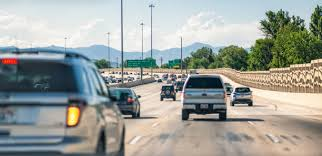
#> input picture img.jpg, 322 x 156 px
$ python Car_Pedestrian_Track.py
#> lines starting #> are read from the running program, lines starting #| are printed output that depends on the picture; after the words box and inside, x2 and y2 are one past the last pixel; in counts of white or black regions, pixels touching at a corner belong together
import cv2

# Our image
img_file = 'img.jpg'

#Our pre-trained car classifier
classifier_file = 'car_detector.xml'


# create opencv image
img = cv2.imread(img_file)
#> img is the input picture: shape (156, 322, 3); mean B, G, R 155.2, 161.1, 157

# convert to grayscale (needed for haar cascade)
black_n_white = cv2.cvtColor(img, cv2.COLOR_BGR2GRAY)
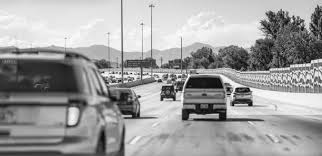
#> black_n_white: shape (156, 322); min 1, max 255, mean 159.2


# create classifier
car_tracker = cv2.CascadeClassifier(classifier_file)

# detect cars
cars = car_tracker.detectMultiScale(black_n_white)
#> cars = [[190, 105, 23, 23], [223, 78, 39, 39], [178, 53, 48, 48]]


# Draw rectangle around the cars
for (x, y, w, h) in cars:
    cv2.rectangle(img, (x, y), (x+w, y+h), (0, 0, 255), 2)
#> this loop made 3 passes
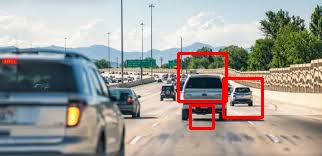
#> img: shape (156, 322, 3); 2.57% of pixels changed, all inside (x1, y1, x2, y2) = (177, 52, 264, 130)

# Display the image with the faces spotted
cv2.imshow('Clever Programmer Car Detector', img)

# Dont autoclose (Wait here in the code and listen for a key press)
cv2.waitKey()

print("Code Completed")

$ run again, with men.jpg copied over img.jpg
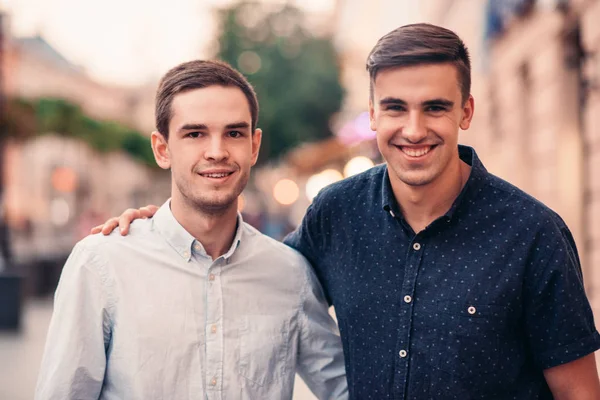
#> input picture men.jpg, 600 x 400 px
#> img is the input picture: shape (400, 600, 3); mean B, G, R 130.7, 133.7, 151.8
#> `black_n_white = cv2.cvtColor(img, cv2.COLOR_BGR2GRAY)`:
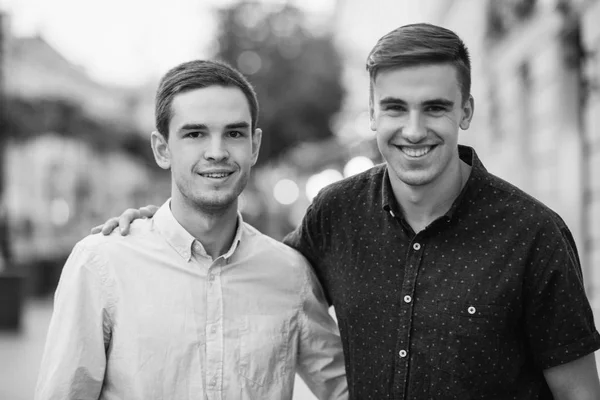
#> black_n_white: shape (400, 600); min 1, max 255, mean 138.8
#> cars = ()

$ run again, with DF.png saved as img.jpg
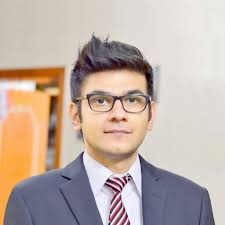
#> input picture DF.png, 225 x 225 px
#> img is the input picture: shape (225, 225, 3); mean B, G, R 166.4, 175.6, 192.4
#> `black_n_white = cv2.cvtColor(img, cv2.COLOR_BGR2GRAY)`:
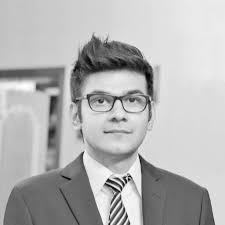
#> black_n_white: shape (225, 225); min 3, max 255, mean 179.6
#> cars = [[23, 69, 31, 31]]
#> the loop `for (x, y, w, h) in cars:` made 1 pass
#> after the loop `for (x, y, w, h) in cars:`:
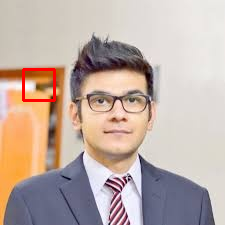
#> img: shape (225, 225, 3); 0.73% of pixels changed, all inside (x1, y1, x2, y2) = (22, 68, 56, 102)
